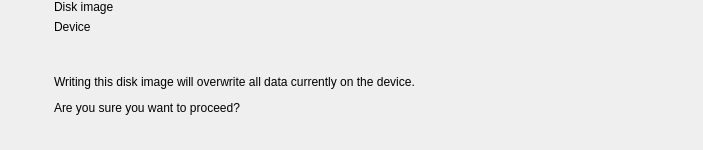
<?xml version="1.0" encoding="UTF-8"?>
<ui version="4.0">
 <class>WriteConfirmationWidget</class>
 <widget class="QWidget" name="WriteConfirmationWidget">
  <property name="geometry">
   <rect>
    <x>0</x>
    <y>0</y>
    <width>703</width>
    <height>150</height>
   </rect>
  </property>
  <property name="windowTitle">
   <string>Form</string>
  </property>
  <layout class="QHBoxLayout" name="horizontalLayout" stretch="0,1">
   <property name="leftMargin">
    <number>0</number>
   </property>
   <property name="topMargin">
    <number>0</number>
   </property>
   <property name="rightMargin">
    <number>0</number>
   </property>
   <property name="bottomMargin">
    <number>0</number>
   </property>
   <item alignment="Qt::AlignTop">
    <widget class="QLabel" name="icon">
     <property name="minimumSize">
      <size>
       <width>48</width>
       <height>48</height>
      </size>
     </property>
     <property name="maximumSize">
      <size>
       <width>48</width>
       <height>48</height>
      </size>
     </property>
     <property name="baseSize">
      <size>
       <width>48</width>
       <height>48</height>
      </size>
     </property>
     <property name="text">
      <string/>
     </property>
    </widget>
   </item>
   <item>
    <layout class="QVBoxLayout" name="verticalLayout" stretch="0,1">
     <item>
      <layout class="QGridLayout" name="gridLayout" columnstretch="0,1">
       <item row="0" column="0">
        <widget class="QLabel" name="diskImageLabel">
         <property name="text">
          <string>Disk image</string>
         </property>
        </widget>
       </item>
       <item row="0" column="1">
        <widget class="QLabel" name="diskImage">
         <property name="text">
          <string/>
         </property>
        </widget>
       </item>
       <item row="1" column="0">
        <widget class="QLabel" name="deviceLabel">
         <property name="text">
          <string>Device</string>
         </property>
        </widget>
       </item>
       <item row="1" column="1">
        <widget class="QLabel" name="device">
         <property name="text">
          <string/>
         </property>
        </widget>
       </item>
      </layout>
     </item>
     <item>
      <widget class="QLabel" name="message">
       <property name="text">
        <string>&lt;html&gt;&lt;head/&gt;&lt;body&gt;&lt;p&gt;Writing this disk image will overwrite all data currently on the device.&lt;/p&gt;&lt;p&gt;Are you sure you want to proceed?&lt;/p&gt;&lt;/body&gt;&lt;/html&gt;</string>
       </property>
      </widget>
     </item>
    </layout>
   </item>
  </layout>
 </widget>
 <resources/>
 <connections/>
</ui>
